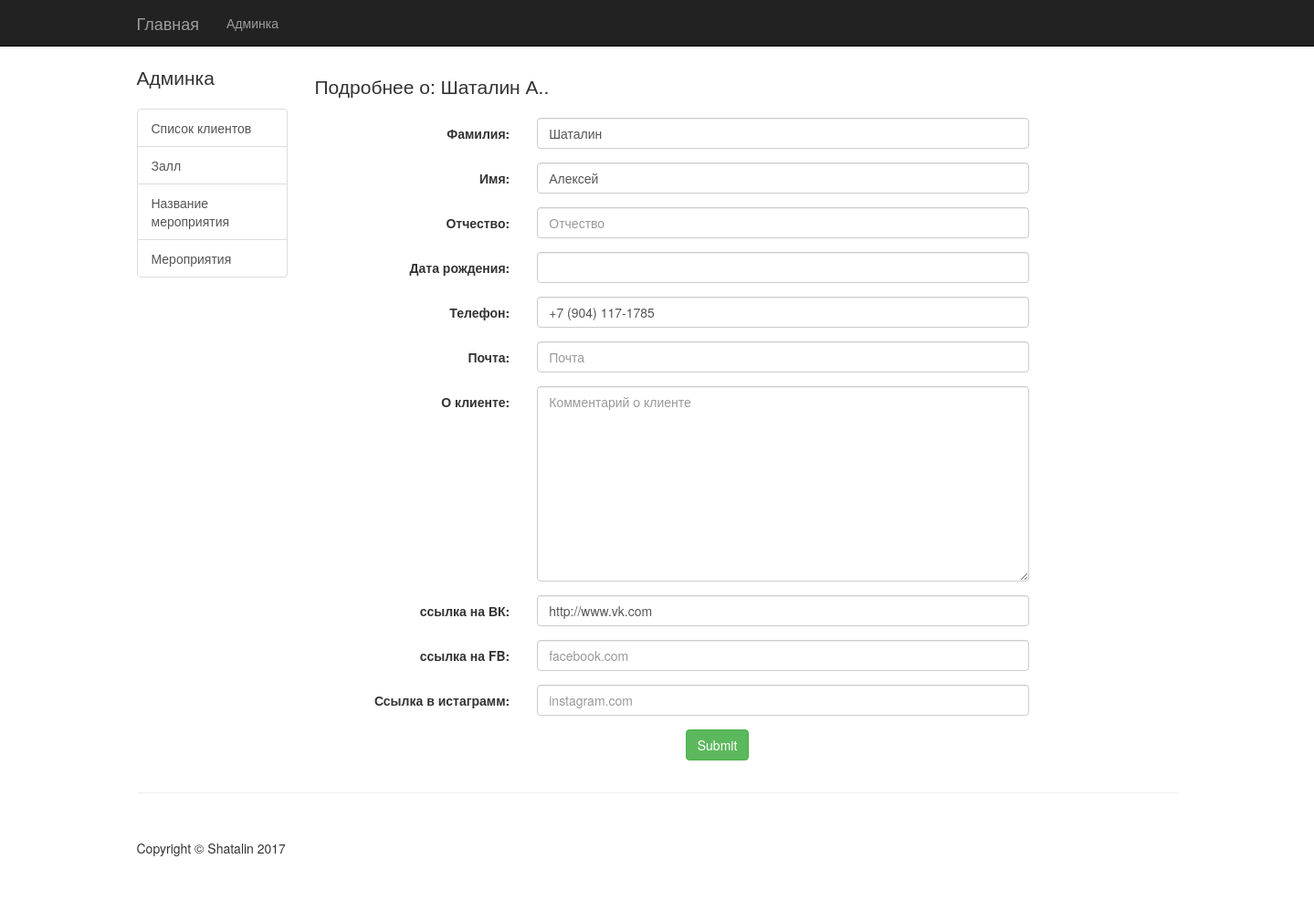
The page /clients/edit/1/ on the database its author committed.
### clients_base/models.py (models this page shows)
class Clients(models.Model):
    class Meta:
        db_table = 'clients'
    last_name = models.CharField(max_length=30)
    first_name = models.CharField(max_length=30)
    middle_name = models.CharField(max_length=30, blank=True, null=True)
    date_birthday = models.DateField(blank=True, null=True)
    phone = PhoneNumberField(blank=True)
    email = models.EmailField(blank=True)
    description = models.TextField(max_length=300, blank=True)
    vk_id = models.URLField(blank=True, null=True)
    fb_id = models.URLField(blank=True, null=True)
    insta_id = models.URLField(blank=True, null=True)
    date_add = models.DateTimeField(default=timezone.now)
    def get_fio(self):
        return '{0} {1}.{2}.'.format(self.last_name, self.first_name[:1], self.middle_name[:1])

### clients_base/views.py (the view)
# urls.py: url(r'^edit/(?P<clients_id>\d+)/$', views.edit_client, name='edit_client'),
def edit_client(request, clients_id=None):
    client = get_object_or_404(models.Clients, id=clients_id)
    if request.method == "POST":
        form = forms.ClientForm(request.POST, instance=client)
        if form.is_valid():
            form.save()
            return HttpResponseRedirect('/clients/')
    else:
        form = forms.ClientForm(instance=client)
    return render(request, 'edit_client.html', {'form': form, 'client': client})

### clients_base/templates/edit_client.html (shortened to what this page needs)
{% extends 'admin.html' %}
{% load staticfiles %}
{% block content %}
<div class="col-md-10">
    <h4 class="lead">Подробнее о: {{ client.get_fio }}</h4>
    <form class="form-horizontal" method="post" action="{% url 'edit_client' client.id %}">
        {% include 'inc-client.html' %}
    </form>
</div>
{% endblock %}

### clients_base/templates/inc-client.html (shortened to what this page needs)
{% for field in form %}
 <div class="form-group">
     <label class="control-label col-sm-3">{{ field.label }}:</label>
     <div class="col-sm-7">
        {{ field }}
     </div>
 </div>
{% endfor %}
<div class="form-group">
    <div class="col-sm-offset-5 col-sm-10">
      <button type="submit" class="btn btn-success">Submit</button>
    </div>
</div>

### static/css/shop-homepage.css (style rules this page uses)
body { padding-top: 70px; }

### rows shown on the page
Clients: get_fio "Шаталин А..", form "Шаталин" "Алексей" "+7 (904) 117-1785" "http://www.vk.com"

### other values the page prints
{{ field.label }} "Фамилия" "Имя" "Отчество" "Дата рождения" "Телефон" "Почта" "О клиенте" "ссылка на ВК" "ссылка на FB" "Ссылка в истаграмм"
